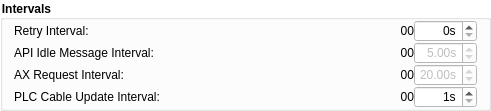
                       <widget class="QGroupBox" name="IntervalGroup">
                        <property name="geometry">
                         <rect>
                          <x>0</x>
                          <y>270</y>
                          <width>491</width>
                          <height>101</height>
                         </rect>
                        </property>
                        <property name="font">
                         <font>
                          <weight>75</weight>
                          <bold>true</bold>
                         </font>
                        </property>
                        <property name="styleSheet">
                         <string notr="true">background-color: rgba(255, 255, 255, 100);
border-color: rgb(255, 255, 255);</string>
                        </property>
                        <property name="title">
                         <string>Intervals</string>
                        </property>
                        <property name="flat">
                         <bool>true</bool>
                        </property>
                        <layout class="QGridLayout" name="gridLayout_14">
                         <property name="topMargin">
                          <number>0</number>
                         </property>
                         <property name="bottomMargin">
                          <number>0</number>
                         </property>
                         <property name="spacing">
                          <number>0</number>
                         </property>
                         <item row="1" column="2">
                          <widget class="QDoubleSpinBox" name="dsb_apiInterval">
                           <property name="enabled">
                            <bool>false</bool>
                           </property>
                           <property name="minimumSize">
                            <size>
                             <width>63</width>
                             <height>0</height>
                            </size>
                           </property>
                           <property name="maximumSize">
                            <size>
                             <width>56</width>
                             <height>16777215</height>
                            </size>
                           </property>
                           <property name="toolTip">
                            <string>&lt;html&gt;&lt;head/&gt;&lt;body&gt;&lt;p&gt;The interval between attempts at communicating with API and PLC servers. If fails once, connection is lost.&lt;/p&gt;&lt;/body&gt;&lt;/html&gt;</string>
                           </property>
                           <property name="styleSheet">
                            <string notr="true">background-color:white</string>
                           </property>
                           <property name="alignment">
                            <set>Qt::AlignRight|Qt::AlignTrailing|Qt::AlignVCenter</set>
                           </property>
                           <property name="suffix">
                            <string>s</string>
                           </property>
                           <property name="decimals">
                            <number>2</number>
                           </property>
                           <property name="minimum">
                            <double>0.000000000000000</double>
                           </property>
                           <property name="maximum">
                            <double>120.000000000000000</double>
                           </property>
                           <property name="singleStep">
                            <double>1.000000000000000</double>
                           </property>
                           <property name="value">
                            <double>5.000000000000000</double>
                           </property>
                          </widget>
                         </item>
                         <item row="2" column="1">
                          <widget class="QLabel" name="auto_label_2">
                           <property name="toolTip">
                            <string>&lt;html&gt;&lt;head/&gt;&lt;body&gt;&lt;p&gt;This variable shows in how long does AX-Door sends a request.&lt;/p&gt;&lt;/body&gt;&lt;/html&gt;</string>
                           </property>
                           <property name="styleSheet">
                            <string notr="true">background-color:transparent</string>
                           </property>
                           <property name="text">
                            <string>00</string>
                           </property>
                           <property name="alignment">
                            <set>Qt::AlignRight|Qt::AlignTrailing|Qt::AlignVCenter</set>
                           </property>
                          </widget>
                         </item>
                         <item row="3" column="1">
                          <widget class="QLabel" name="auto_label_1">
                           <property name="toolTip">
                            <string>&lt;html&gt;&lt;head/&gt;&lt;body&gt;&lt;p&gt;This variable shows in how long does MasterAPP executes GetCables.&lt;/p&gt;&lt;p&gt;&lt;br/&gt;&lt;/p&gt;&lt;p&gt;First execution always synchronizes to a minute.&lt;/p&gt;&lt;/body&gt;&lt;/html&gt;</string>
                           </property>
                           <property name="styleSheet">
                            <string notr="true">background-color:transparent</string>
                           </property>
                           <property name="text">
                            <string>00</string>
                           </property>
                           <property name="alignment">
                            <set>Qt::AlignRight|Qt::AlignTrailing|Qt::AlignVCenter</set>
                           </property>
                          </widget>
                         </item>
                         <item row="3" column="2">
                          <widget class="QDoubleSpinBox" name="dsb_plcInterval">
                           <property name="minimumSize">
                            <size>
                             <width>63</width>
                             <height>0</height>
                            </size>
                           </property>
                           <property name="maximumSize">
                            <size>
                             <width>60</width>
                             <height>16777215</height>
                            </size>
                           </property>
                           <property name="toolTip">
                            <string>&lt;html&gt;&lt;head/&gt;&lt;body&gt;&lt;p&gt;The interval between attempts at updating the cable information.&lt;/p&gt;&lt;p&gt;If fails once, connection is lost.&lt;/p&gt;&lt;p&gt;Cannot be changed during update Loop.&lt;/p&gt;&lt;/body&gt;&lt;/html&gt;</string>
                           </property>
                           <property name="styleSheet">
                            <string notr="true">background-color:white</string>
                           </property>
                           <property name="alignment">
                            <set>Qt::AlignRight|Qt::AlignTrailing|Qt::AlignVCenter</set>
                           </property>
                           <property name="suffix">
                            <string>s</string>
                           </property>
                           <property name="decimals">
                            <number>0</number>
                           </property>
                           <property name="minimum">
                            <double>1.000000000000000</double>
                           </property>
                           <property name="maximum">
                            <double>60.000000000000000</double>
                           </property>
                           <property name="singleStep">
                            <double>1.000000000000000</double>
                           </property>
                           <property name="value">
                            <double>1.000000000000000</double>
                           </property>
                          </widget>
                         </item>
                         <item row="2" column="2">
                          <widget class="QDoubleSpinBox" name="dsb_axInterval">
                           <property name="enabled">
                            <bool>false</bool>
                           </property>
                           <property name="minimumSize">
                            <size>
                             <width>63</width>
                             <height>0</height>
                            </size>
                           </property>
                           <property name="maximumSize">
                            <size>
                             <width>60</width>
                             <height>16777215</height>
                            </size>
                           </property>
                           <property name="toolTip">
                            <string>&lt;html&gt;&lt;head/&gt;&lt;body&gt;&lt;p&gt;The interval between attempts at communicating with API and PLC servers. If fails once, connection is lost.&lt;/p&gt;&lt;p&gt;Will be updated on the next request interval.&lt;/p&gt;&lt;/body&gt;&lt;/html&gt;</string>
                           </property>
                           <property name="styleSheet">
                            <string notr="true">background-color:white</string>
                           </property>
                           <property name="alignment">
                            <set>Qt::AlignRight|Qt::AlignTrailing|Qt::AlignVCenter</set>
                           </property>
                           <property name="suffix">
                            <string>s</string>
                           </property>
                           <property name="decimals">
                            <number>2</number>
                           </property>
                           <property name="minimum">
                            <double>1.000000000000000</double>
                           </property>
                           <property name="maximum">
                            <double>60.000000000000000</double>
                           </property>
                           <property name="singleStep">
                            <double>1.000000000000000</double>
                           </property>
                           <property name="value">
                            <double>20.000000000000000</double>
                           </property>
                          </widget>
                         </item>
                         <item row="0" column="2">
                          <widget class="QSpinBox" name="sb_retryInterval">
                           <property name="minimumSize">
                            <size>
                             <width>63</width>
                             <height>0</height>
                            </size>
                           </property>
                           <property name="maximumSize">
                            <size>
                             <width>60</width>
                             <height>16777215</height>
                            </size>
                           </property>
                           <property name="styleSheet">
                            <string notr="true">background-color:white</string>
                           </property>
                           <property name="alignment">
                            <set>Qt::AlignRight|Qt::AlignTrailing|Qt::AlignVCenter</set>
                           </property>
                           <property name="suffix">
                            <string>s</string>
                           </property>
                          </widget>
                         </item>
                         <item row="0" column="1">
                          <widget class="QLabel" name="auto_label_4">
                           <property name="toolTip">
                            <string>&lt;html&gt;&lt;head/&gt;&lt;body&gt;&lt;p&gt;This variable shows in how long does MasterAPP executes Retry.&lt;/p&gt;&lt;/body&gt;&lt;/html&gt;</string>
                           </property>
                           <property name="styleSheet">
                            <string notr="true">background-color:transparent</string>
                           </property>
                           <property name="text">
                            <string>00</string>
                           </property>
                           <property name="alignment">
                            <set>Qt::AlignRight|Qt::AlignTrailing|Qt::AlignVCenter</set>
                           </property>
                          </widget>
                         </item>
                         <item row="0" column="0">
                          <widget class="QLabel" name="label">
                           <property name="toolTip">
                            <string>&lt;html&gt;&lt;head/&gt;&lt;body&gt;&lt;p&gt;This variable controls the interval between individual attempts at connection to API and PLC servers.&lt;/p&gt;&lt;/body&gt;&lt;/html&gt;</string>
                           </property>
                           <property name="styleSheet">
                            <string notr="true">background-color:transparent</string>
                           </property>
                           <property name="text">
                            <string>Retry Interval:</string>
                           </property>
                          </widget>
                         </item>
                         <item row="1" column="0">
                          <widget class="QLabel" name="label_6">
                           <property name="toolTip">
                            <string>&lt;html&gt;&lt;head/&gt;&lt;body&gt;&lt;p&gt;This variable controls the interval between Idle messages to API.&lt;/p&gt;&lt;p&gt;MasterAPP periodically sends a http GET request on which API responds in case of an update.&lt;/p&gt;&lt;/body&gt;&lt;/html&gt;</string>
                           </property>
                           <property name="styleSheet">
                            <string notr="true">background-color:transparent</string>
                           </property>
                           <property name="text">
                            <string>API Idle Message Interval:</string>
                           </property>
                          </widget>
                         </item>
                         <item row="2" column="0">
                          <widget class="QLabel" name="label_14">
                           <property name="toolTip">
                            <string>&lt;html&gt;&lt;head/&gt;&lt;body&gt;&lt;p&gt;This variable controls the interval between keepAlive messages from AX-DOOR.&lt;/p&gt;&lt;/body&gt;&lt;/html&gt;</string>
                           </property>
                           <property name="styleSheet">
                            <string notr="true">background-color:transparent</string>
                           </property>
                           <property name="text">
                            <string>AX Request Interval:</string>
                           </property>
                          </widget>
                         </item>
                         <item row="3" column="0">
                          <widget class="QLabel" name="label_22">
                           <property name="toolTip">
                            <string>&lt;html&gt;&lt;head/&gt;&lt;body&gt;&lt;p&gt;This variable controls the interval between updating Cable information from both API and PLC.&lt;/p&gt;&lt;p&gt;MasterAPP periodically sends a request on which API responds with Rider information, then sends the same for PLC which responds with Cable information&lt;/p&gt;&lt;/body&gt;&lt;/html&gt;</string>
                           </property>
                           <property name="styleSheet">
                            <string notr="true">background-color:transparent</string>
                           </property>
                           <property name="text">
                            <string>PLC Cable Update Interval:</string>
                           </property>
                          </widget>
                         </item>
                         <item row="1" column="1">
                          <widget class="QLabel" name="auto_label_3">
                           <property name="toolTip">
                            <string>&lt;html&gt;&lt;head/&gt;&lt;body&gt;&lt;p&gt;This variable shows in how long does MasterAPP sends an Idle Message&lt;/p&gt;&lt;/body&gt;&lt;/html&gt;</string>
                           </property>
                           <property name="styleSheet">
                            <string notr="true">background-color:transparent</string>
                           </property>
                           <property name="text">
                            <string>00</string>
                           </property>
                           <property name="alignment">
                            <set>Qt::AlignRight|Qt::AlignTrailing|Qt::AlignVCenter</set>
                           </property>
                          </widget>
                         </item>
                         <item row="4" column="0">
                          <spacer name="verticalSpacer_8">
                           <property name="orientation">
                            <enum>Qt::Vertical</enum>
                           </property>
                           <property name="sizeHint" stdset="0">
                            <size>
                             <width>20</width>
                             <height>40</height>
                            </size>
                           </property>
                          </spacer>
                         </item>
                        </layout>
                       </widget>
